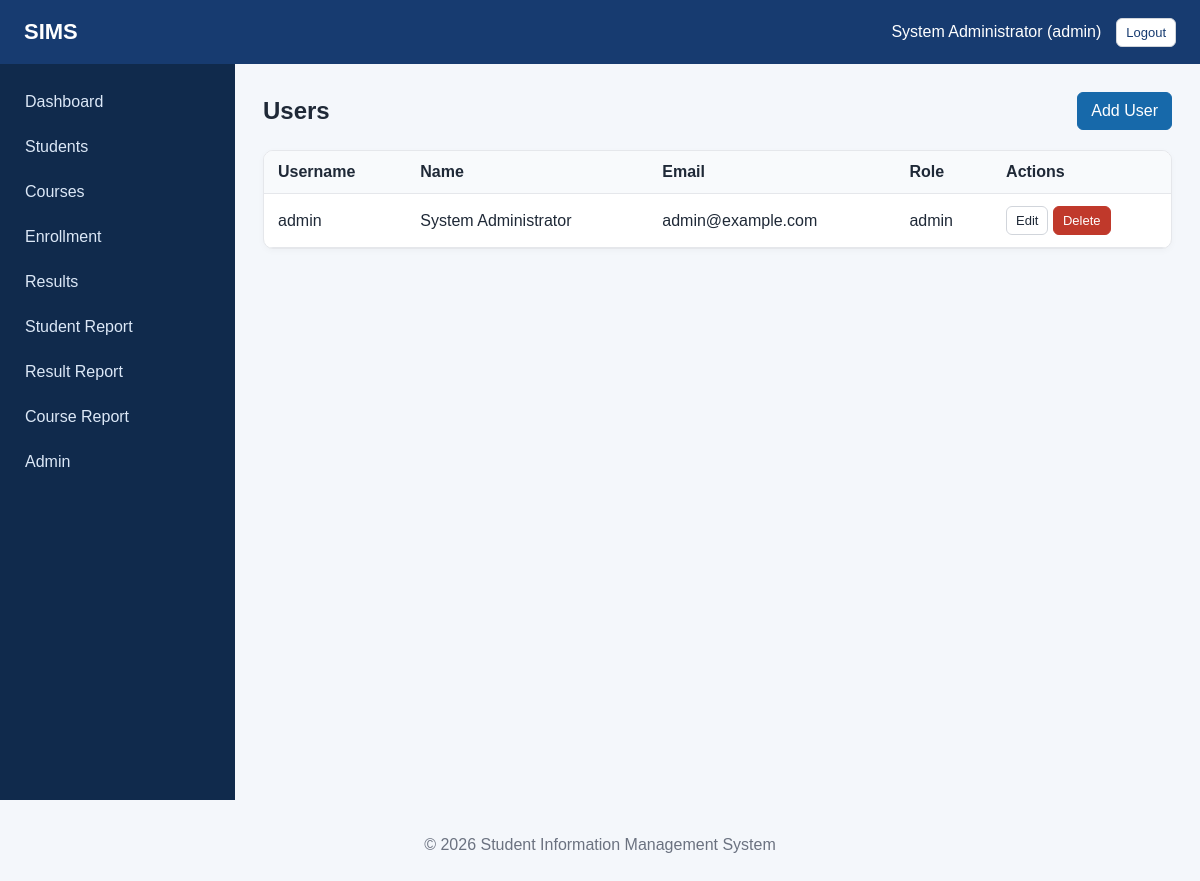
The page /admin/users.php (signed in) on the database its author committed.
### tables this page shows
CREATE TABLE IF NOT EXISTS users (
    id INT UNSIGNED AUTO_INCREMENT PRIMARY KEY,
    username VARCHAR(50) NOT NULL UNIQUE,
    password VARCHAR(255) NOT NULL,
    full_name VARCHAR(120) NOT NULL,
    email VARCHAR(120) NULL,
    role ENUM('admin','staff') NOT NULL DEFAULT 'staff',
    created_at TIMESTAMP DEFAULT CURRENT_TIMESTAMP
);

### admin/users.php (the view, shortened to what this page needs)
<?php
require_once __DIR__ . '/../config/database.php';
$users = $pdo->query("SELECT id, username, full_name, email, role, created_at FROM users ORDER BY id DESC")->fetchAll();
?>
<?php include __DIR__ . '/../includes/header.php'; include __DIR__ . '/../includes/navbar.php'; ?>
<div class="layout"><?php include __DIR__ . '/../includes/sidebar.php'; ?><main class="content">
<div class="page-heading"><h2>Users</h2><a class="btn btn-primary" href="add_user.php">Add User</a></div>
<div class="panel table-wrap"><table><thead><tr><th>Username</th><th>Name</th><th>Email</th><th>Role</th><th>Actions</th></tr></thead><tbody>
<?php foreach($users as $u): ?><tr>
<td><?= htmlspecialchars($u['username']) ?></td><td><?= htmlspecialchars($u['full_name']) ?></td><td><?= htmlspecialchars($u['email'] ?? '') ?></td><td><?= htmlspecialchars($u['role']) ?></td>
<td><a class="btn btn-sm" href="edit_user.php?id=<?= $u['id'] ?>">Edit</a> <a class="btn btn-sm btn-danger" data-confirm="Delete this user?" href="delete_user.php?id=<?= $u['id'] ?>">Delete</a></td>
</tr><?php endforeach; ?>
</tbody></table></div></main></div>
<?php include __DIR__ . '/../includes/footer.php'; ?>

### assets/css/style.css (style rules this page uses)
* { box-sizing:border-box }
body { margin:0;font-family:Arial,Helvetica,sans-serif;background:#f4f7fb;color:#1f2937 }
.layout { display:flex;min-height:calc(100vh - 64px) }
.content { flex:1;padding:28px;min-width:0 }
.page-heading { display:flex;align-items:center;justify-content:space-between;gap:20px;margin-bottom:20px }
.page-heading h2 { margin:0 }
.panel { background:#fff;border:1px solid #e5e7eb;border-radius:10px;padding:20px;margin-bottom:22px;box-shadow:0 2px 7px rgba(0,0,0,.03) }
.table-wrap { overflow:auto;padding:0 }
.table-wrap table { width:100%;border-collapse:collapse }
.table-wrap th,.table-wrap td { padding:12px 14px;border-bottom:1px solid #e5e7eb;text-align:left;white-space:nowrap }
.table-wrap th { background:#f8fafc }
.btn { display:inline-block;padding:9px 13px;border:1px solid #d1d5db;border-radius:6px;background:#fff;color:#1f2937;text-decoration:none;cursor:pointer }
.btn-primary { background:#1769aa;border-color:#1769aa;color:#fff }
.btn-danger { background:#c0392b;border-color:#c0392b;color:#fff }
.btn-sm { padding:6px 9px;font-size:13px }

### rows shown on the page
users: username "admin", full_name "System Administrator", email "admin@example.com", role "admin"

### other values the page prints
$_SESSION['full_name'] "System Administrator"
$_SESSION['role'] "admin"
